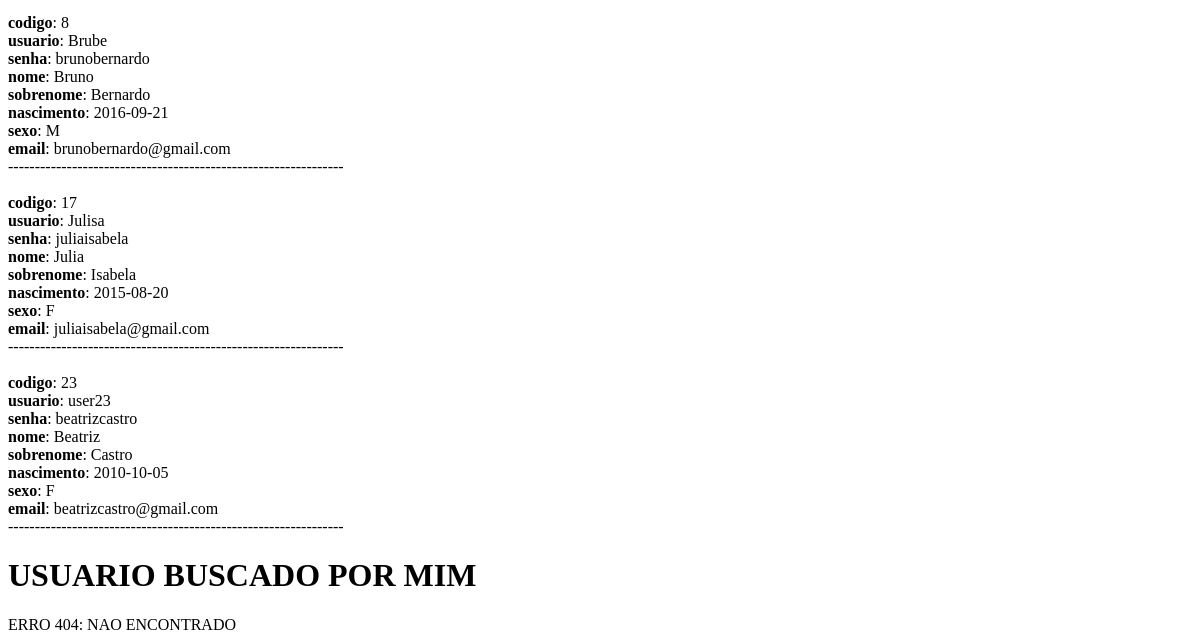
The page /php/testebusca.php?nome=b (lower part) on the database as committed earlier.
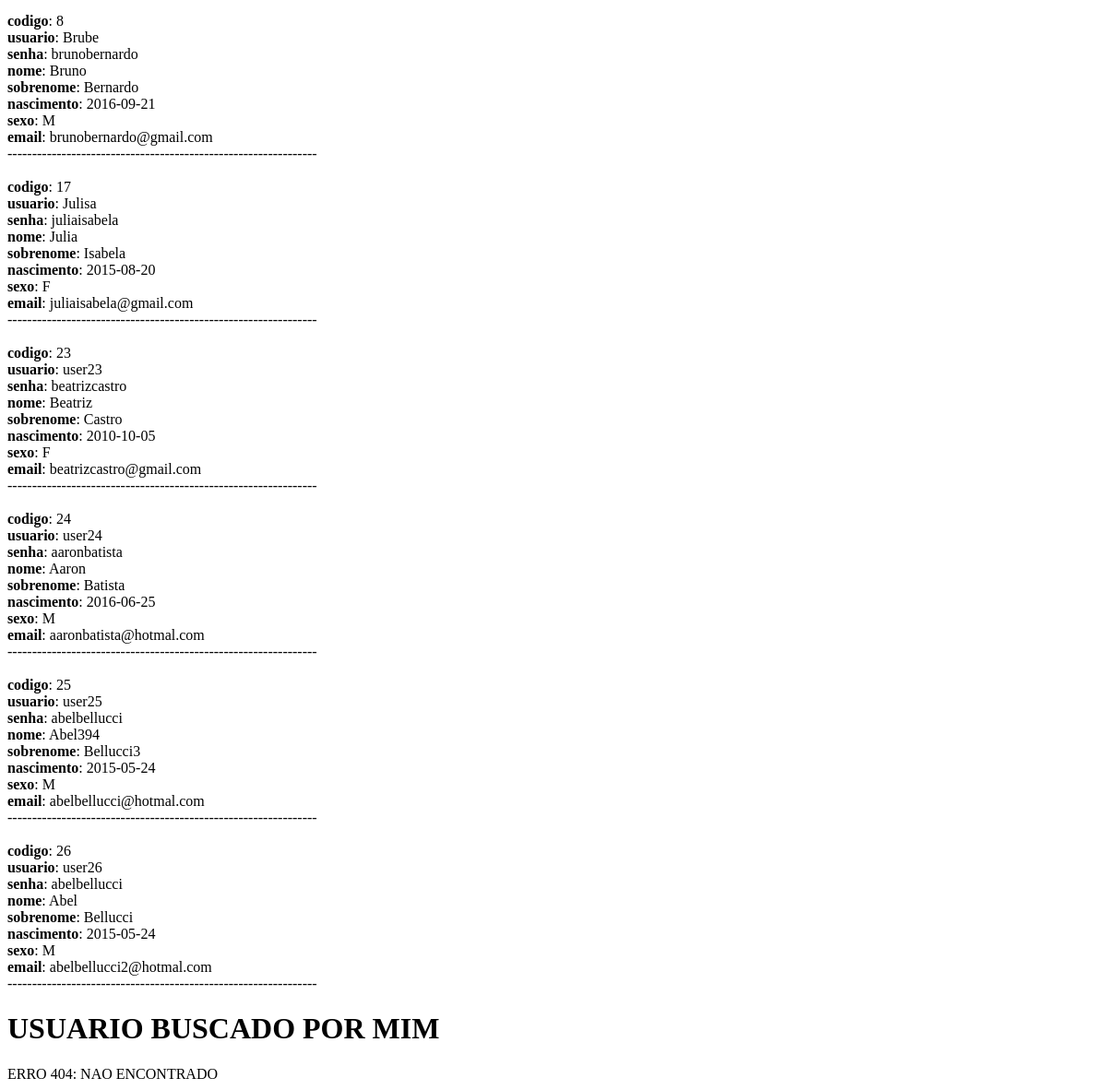
The same page on the database as committed later.
### tables this page shows
CREATE TABLE `dono` (
  `codigo` int(11) NOT NULL,
  `usuario` varchar(255) NOT NULL,
  `senha` varchar(255) NOT NULL,
  `nome` varchar(255) NOT NULL,
  `sobrenome` varchar(255) NOT NULL,
  `nascimento` date NOT NULL,
  `sexo` varchar(15) DEFAULT NULL,
  `email` varchar(255) NOT NULL
);

### php/ModelDono.php (called while the page is built, shortened)
<?php
require_once("Conexao.php");
class ModelDono{
	private $conex;
	function __construct(){
		$this->conex=new Conexao();
	}
	public function buscarUsuario($termo){
		$resultado=$this->conex->getConnection()->prepare("select * from dono where nome like ? or sobrenome like ?");
		$resultado->bindValue(1,"%".$termo."%");
		$resultado->bindValue(2,"%".$termo."%");
		$resultado->execute();
		$arr = array();
		if($resultado->rowCount() > 0){
			while($linha=$resultado->fetch(PDO::FETCH_ASSOC)){
				array_push($arr,$linha);
			}
		}
		else{
			$arr = self::NO_RESULTS;
		}
		return $arr;
	}
	public function exibirDadosUsuario($usuario){
		$resultado=$this->conex->getConnection()->prepare("select * from dono where usuario=?");
		$resultado->bindValue(1,$usuario);
		$resultado->execute();
		if($resultado->rowCount() > 0){
			while($linha=$resultado->fetch(PDO::FETCH_ASSOC)){
				return $linha;
			}
		}
		else{
			return self::NO_RESULTS;
		}
	}
}
?>

### php/Conexao.php (called while the page is built)
<?php
class Conexao
{
	private $con;
	function __construct()
	{
		try
		{
			$this->con = new PDO("mysql:host=localhost; dbname=bdanimalnet;charset=utf8","root","");
		}
		catch(PDOException $e)
		{
			echo "erro".$e->getMessage();
		}
	}
	function getConnection()
	{
		return $this->con;
	}
}

### php/testebusca.php (the view, shortened to what this page needs)
<?php
require_once("ModelDono.php");
$donoDao=new ModelDono();
?>
<html>
	<head>
	</head>
	<body>
		<?php
		if(!empty($_GET)){
			$resultado=$donoDao->buscarUsuario($_GET["nome"]);
			switch($resultado){
				default:
					foreach($resultado as $index){
						echo "<br> <b>codigo</b>: ".$index["codigo"];
						echo "<br> <b>usuario</b>: ".$index["usuario"];
						echo "<br> <b>senha</b>: ".$index["senha"];
						echo "<br> <b>nome</b>: ".$index["nome"];
						echo "<br> <b>sobrenome</b>: ".$index["sobrenome"];
						echo "<br> <b>nascimento</b>: ".$index["nascimento"];
						echo "<br> <b>sexo</b>: ".$index["sexo"];
						echo "<br> <b>email</b>: ".$index["email"];
						echo "<br>---------------------------------------------------------------<br>";
					}
					break;
			}
		}
		echo "<h1>USUARIO BUSCADO POR MIM</h1>";
		$index = $donoDao->exibirDadosUsuario("user2");
		if($index==ModelDono::NO_RESULTS)
			echo "ERRO 404: NAO ENCONTRADO";
		?>
	</body>
</html>

Rows that differ between the two databases and show on the page:
added dono: codigo "24", usuario "user24", senha "aaronbatista", nome "Aaron", sobrenome "Batista", nascimento "2016-06-25", sexo "M", email "aaronbatista@hotmal.com"
added dono: codigo "25", usuario "user25", senha "abelbellucci", nome "Abel394", sobrenome "Bellucci3", nascimento "2015-05-24", sexo "M", email "abelbellucci@hotmal.com"
added dono: codigo "26", usuario "user26", senha "abelbellucci", nome "Abel", sobrenome "Bellucci", nascimento "2015-05-24", sexo "M", email "abelbellucci2@hotmal.com"
